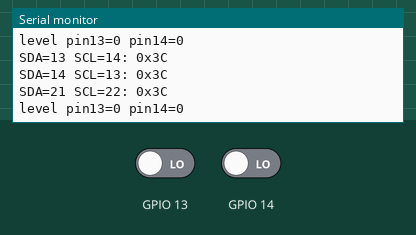
The sketch below on a simulated ESP32. On the bench: the last lines printed to the serial monitor. The test bench sets the inputs (shaded band); at power-on: GPIO 13 LOW, GPIO 14 LOW.

Above: at 2.9 s.
3.0 s: GPIO 13 driven HIGH
At 4.0 s:
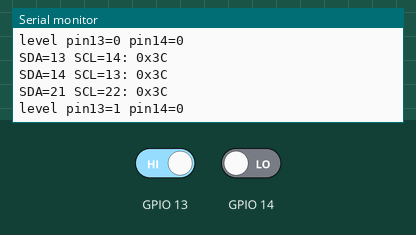
4.5 s: GPIO 14 driven HIGH
At 5.8 s:
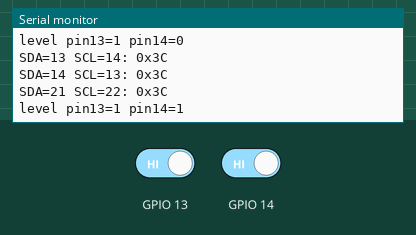
6.0 s: GPIO 13 driven LOW
At 6.9 s:
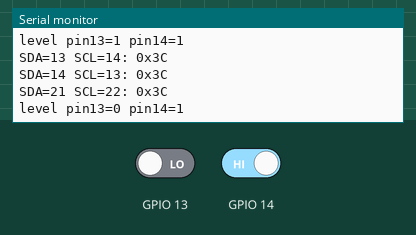
Timing chart, 0 to 9.0 s (numbered marks = the images above; inputs shaded):
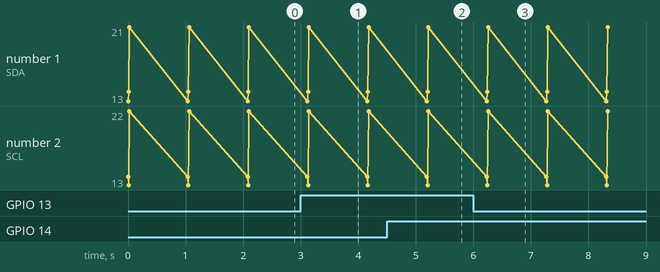

The sketch:

i2cscan.ino
```cpp
#include <Wire.h>
// Cari perangkat I2C di beberapa pasangan pin (SDA, SCL), termasuk kalau kabel tertukar.
const int pasangan[][2] = { {13, 14}, {14, 13}, {21, 22} };
void setup() { Serial.begin(115200); }
void loop() {
  for (auto &p : pasangan) {
    Wire.end();
    Wire.begin(p[0], p[1]);
    Serial.printf("SDA=%d SCL=%d:", p[0], p[1]);
    int n = 0;
    for (uint8_t a = 1; a < 127; a++) {
      Wire.beginTransmission(a);
      if (Wire.endTransmission() == 0) { Serial.printf(" 0x%02X", a); n++; }
    }
    Serial.println(n ? "" : " (tidak ada)");
  }
  Serial.printf("level pin13=%d pin14=%d\n", digitalRead(13), digitalRead(14));
  delay(1000);
}
```

Measured:
- after the input at 3.0 s, the serial monitor: prints a new line after 0.15 s (image 1)
- after the input at 4.5 s, the serial monitor: prints a new line after 0.73 s (image 2)
- after the input at 6.0 s, the serial monitor: prints a new line after 0.27 s (image 3)
